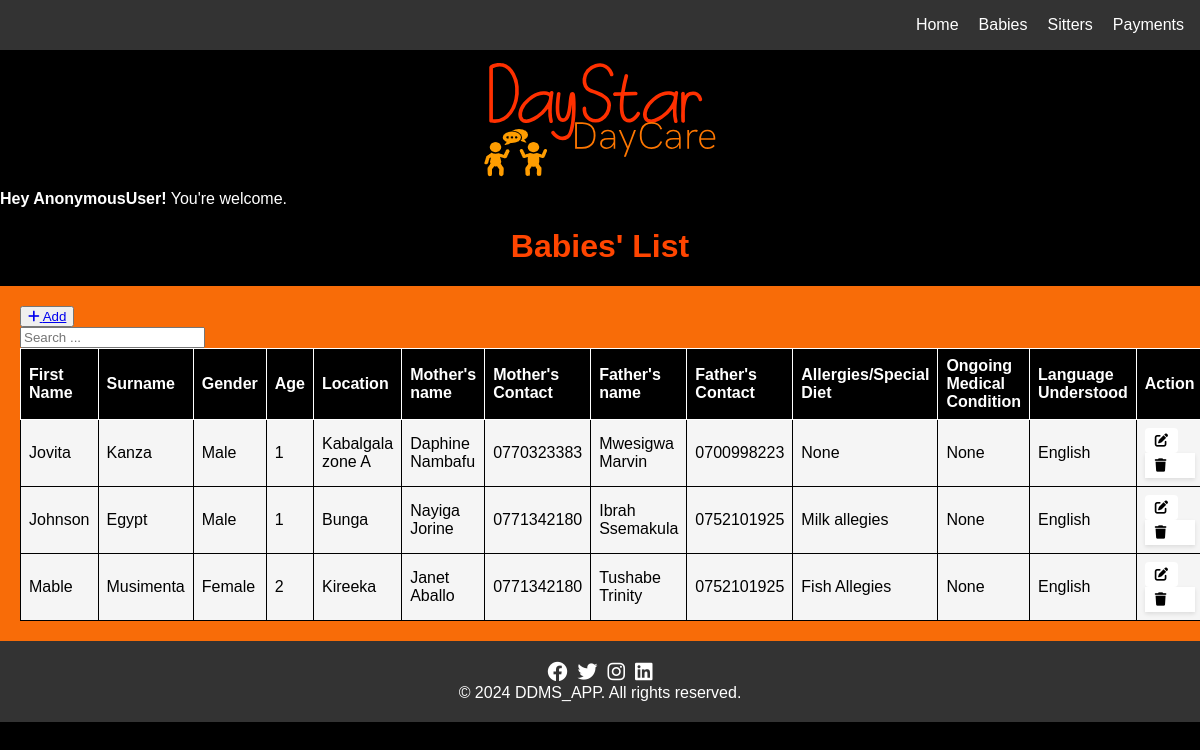
Screenshot of /baby_list/ with the database file from the repository.
### ddms_app/models.py (models this page shows, shortened)
class Baby(models.Model):
    GENDER = (
        ('Male', 'Male'),
        ('Female', 'Female'),
    )
    created_at =models.DateTimeField(auto_now_add=True)
    first_name = models.CharField(max_length=50, blank=True,null=True)
    last_name = models.CharField(max_length=30, blank=True,null=True)
    gender = models.CharField(max_length=10, blank=True,null=True, choices=GENDER)
    age = models.IntegerField(null=True, blank=True)
    location = models.CharField(max_length=30, null=True, blank=True)
    mother_name = models.CharField(max_length=50, blank=True,null=True)
    mother_phone = models.CharField(max_length=15, blank=True,null=True)
    father_name = models.CharField(max_length=50, blank=True,null=True)
    father_phone = models.CharField(max_length=15, blank=True,null=True)
    any_allegies = models.CharField(max_length=50, blank=True,null=True)
    any_ongoing_medication = models.CharField(max_length=50, blank=True,)
    language_understood = models.CharField(max_length=50, blank=True,null=True)

### ddms_app/views.py (the view)
# urls.py: path('baby_list/', views.baby_list, name='baby_list'),
def baby_list(request):
    records = Baby.objects.all()
    return render(request, 'baby_list.html', {'records': records})

### ddms_app/templates/baby_list.html (shortened to what this page needs)
{% extends 'base.html' %}
{% block content %}
<div class="alert alert-warning alert-dismissible fade show" role="alert">
    <strong>Hey {{ user }}!</strong> You're welcome.
</div>
<h1>Babies' List</h1>
<div class="mt-4 p-5 bg-secondary text-white rounded">
    <table class="table table-striped table-bordered">
        <div class="mb-3">
            <button><a href="{% url 'add_baby' %}" class="btn btn-success">
                <i class="fas fa-plus"></i> Add
            </a></button>
            <form class="button" style="  box-shadow: 0px; padding: 0px; border-radius: 0px; margin: 0px; max-width: 200px;" method="GET" action="{% url 'babies_list' %}">
                <input type="text" name="search" class="form-control" placeholder="Search ...">
            </form>
        </div>
        <thead>
            <tr>
                <th>First Name</th>
                <th>Surname</th>
                <th>Gender</th>
                <th>Age</th>
                <th>Location</th>
                <th>Mother's name</th>
                <th>Mother's Contact</th>
                <th>Father's name</th>
                <th>Father's Contact</th>
                <th>Allergies/Special Diet</th>
                <th>Ongoing Medical Condition</th>
                <th>Language Understood</th>
                <th>Action</th>
            </tr>
        </thead>
        <tbody>
            {% for baby in records %}
            <tr>
                <td>{{ baby.first_name }}</td>
                <td>{{ baby.last_name }}</td>
                <td>{{ baby.gender }}</td>
                <td>{{ baby.age }}</td>
                <td>{{ baby.location }}</td>
                <td>{{ baby.mother_name }}</td>
                <td>{{ baby.mother_phone }}</td>
                <td>{{ baby.father_name }}</td>
                <td>{{ baby.father_phone }}</td>
                <td>{{ baby.any_allegies }}</td>
                <td>{{ baby.any_ongoing_medication }}</td>
                <td>{{ baby.language_understood }}</td>
                <td>
                    <button><a href="{% url 'edit_baby' baby.id %}" class="btn btn-danger" >
                        <i class="fas fa-edit"></i>
                    </a></button>
                    <form style="background-color: white; box-shadow: 0px; padding: 0px; border-radius: 0px; margin: 0px;" action="{% url 'delete_baby' baby.id %}" method="post"
                     onsubmit="return confirm('Are you sure you want to delete this record?');">
                        <button class="btn btn-danger">
                            <i class="fas fa-trash"></i>
                        </button>
                    </form>
                </td>
            </tr>
            {% endfor %}
        </tbody>
    </table>
</div>
{% endblock %}

### ddms_app/templates/base.html (style rules this page uses)
body { font-family: Arial, sans-serif; background-color:#000000; margin: 0; padding: 0; color:white; }
h1 { text-align: center; margin-top: 0px; color:orangered }
form { max-width: 500px; margin: 0 auto; background-color: #ff8c00 ; padding: 20px; border-radius: 8px; box-shadow: 0 2px 4px rgba(0, 0, 0, 0.1); }
.alert { margin-bottom: 20px; }
.mt-4 { margin-top: 20px; }
.p-5 { padding: 20px; }
.bg-secondary { background-color: #f86c08; }
.text-white { color: #fff; }
table { width: 100%; border-collapse: collapse; border-spacing: 0; }
th, td { border: 1px solid #000000; padding: 8px; text-align: left; }
th { background-color: #000000; color: white; border: 1px solid white; }
td { background-color: whitesmoke; color:#000000 }
td button { background-color: white ; color: #000000; border: none; padding: 5px 10px; cursor: pointer; border-radius: 4px; }
td button a { color:#000000; text-decoration: none; background-color: white; }

### rows the page displays
Baby: first_name "Jovita", last_name "Kanza", gender "Male", age "1", location "Kabalgala zone A", mother_name "Daphine Nambafu", mother_phone "0770323383", father_name "Mwesigwa Marvin", father_phone "0700998223", any_allegies "None", any_ongoing_medication "None", language_understood "English"
Baby: first_name "Johnson", last_name "Egypt", gender "Male", age "1", location "Bunga", mother_name "Nayiga Jorine", mother_phone "0771342180", father_name "Ibrah Ssemakula", father_phone "0752101925", any_allegies "Milk allegies", any_ongoing_medication "None", language_understood "English"
Baby: first_name "Mable", last_name "Musimenta", gender "Female", age "2", location "Kireeka", mother_name "Janet Aballo", mother_phone "0771342180", father_name "Tushabe Trinity", father_phone "0752101925", any_allegies "Fish Allegies", any_ongoing_medication "None", language_understood "English"

### other values shown
{{ user }} "AnonymousUser"
